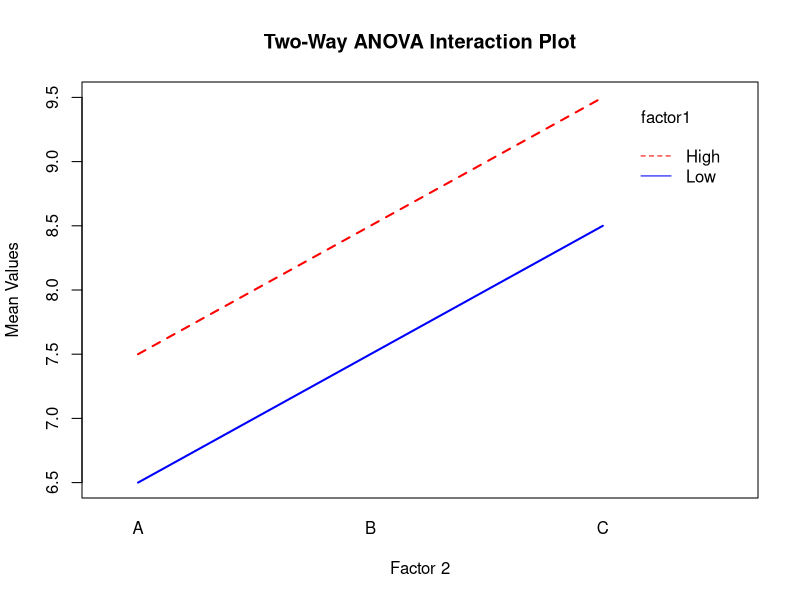

Reproduce this figure in R.
#ANOVA in R
#Two WAy ANOVA
# Two-Way ANOVA compares means across two factors simultaneously
# Example: Effect of two factors (Factor1 and Factor2) on values

# Create sample data
factor1 <- factor(rep(c("Low", "High"), each = 6))   # Factor 1 with 2 levels
factor2 <- factor(rep(c("A", "B", "C"), times = 4))  # Factor 2 with 3 levels
values2 <- c(5,6,7,8,9,10,   # Low-A,B,C
             6,7,8,9,10,11)  # High-A,B,C

# Perform Two-Way ANOVA
anova_twoway <- aov(values2 ~ factor1 * factor2)

# Show results
summary(anova_twoway)

# Interaction plot to visualize effects
interaction.plot(factor2, factor1, values2,
                 main = "Two-Way ANOVA Interaction Plot",
                 xlab = "Factor 2",
                 ylab = "Mean Values",
                 col = c("red", "blue"),
                 lwd = 2)
